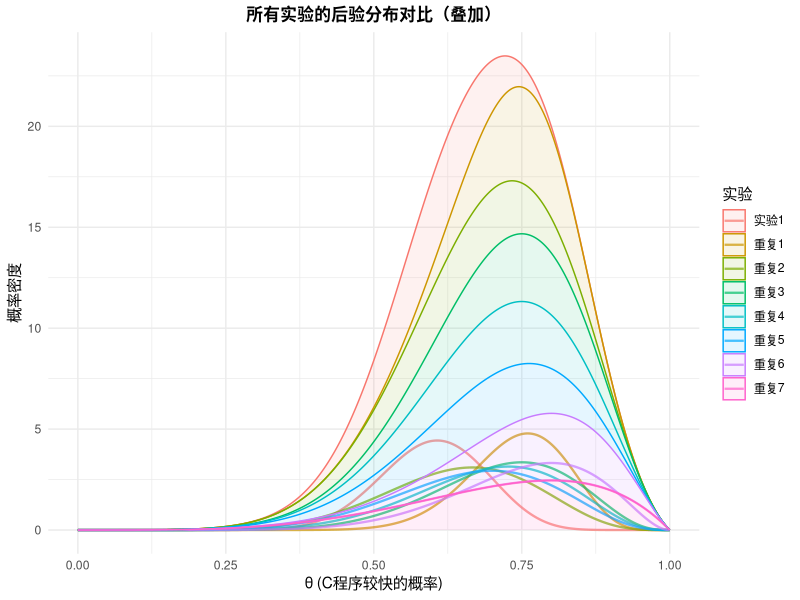
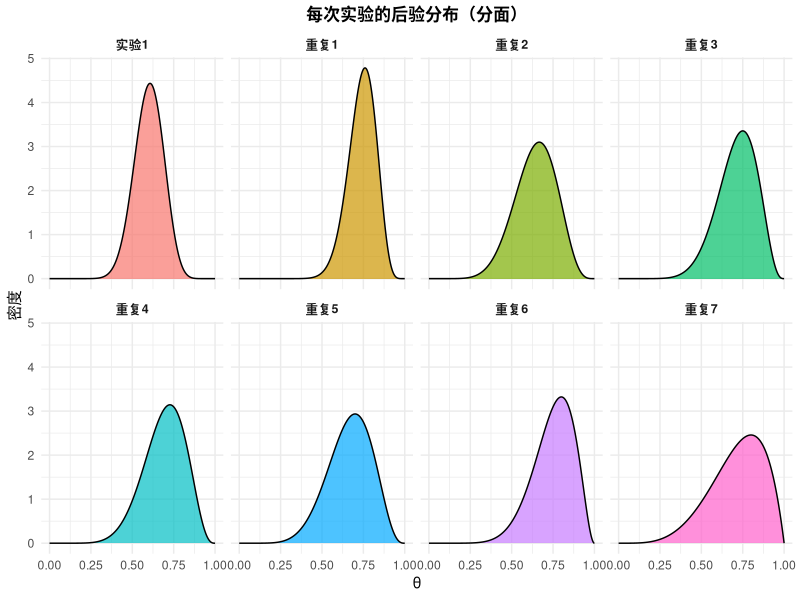
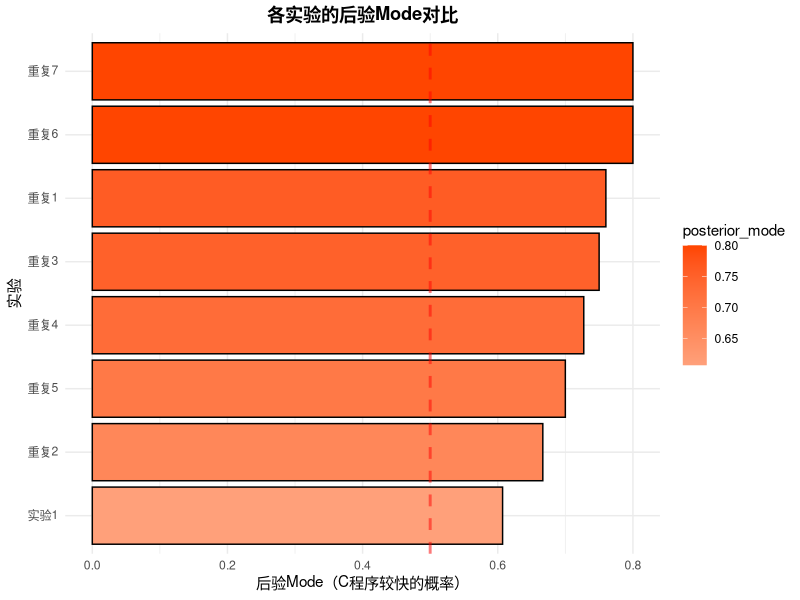
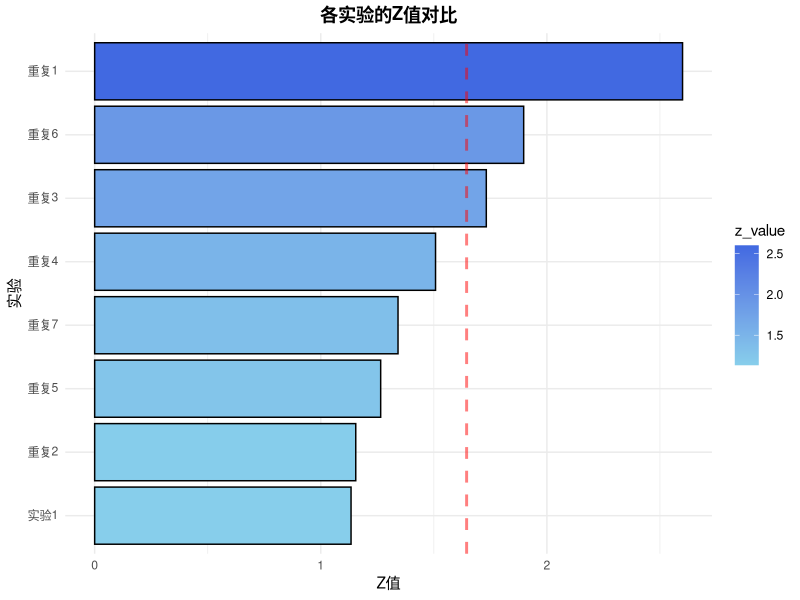
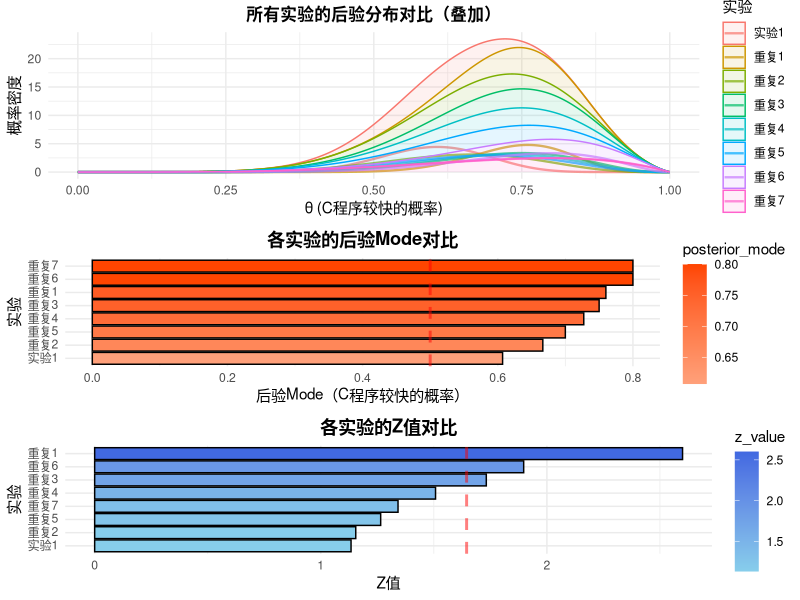
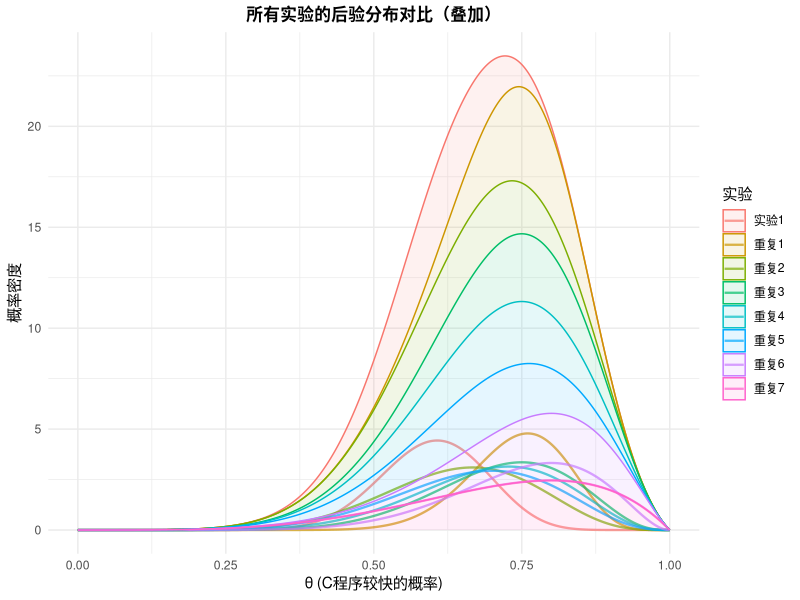
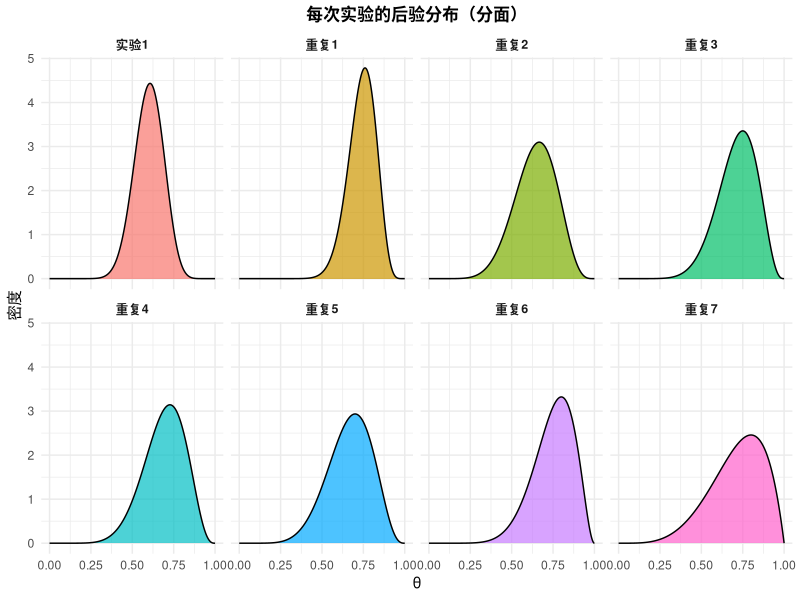
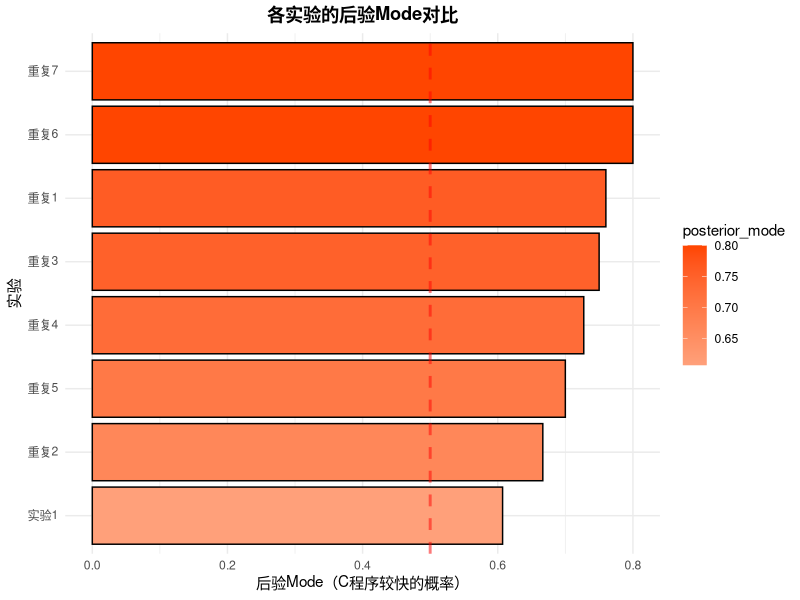

Reproduce these figures in R, in order.
# ╔═══════════════════════════════════════════════════════════════════╗
# ║     Erdogmus 7次重复实验 - 完整综合分析                           ║
# ║                                                                   ║
# ║ 包含三部分：                                                     ║
# ║ 1. 频率主义Z检验分析                                             ║
# ║ 2. 贝叶斯Beta-Bernoulli分析                                      ║
# ║ 3. 综合结果表格汇总                                              ║
# ║                                                                   ║
# ║ 依赖包：ggplot2, gridExtra, dplyr                                ║
# ╚═══════════════════════════════════════════════════════════════════╝

library(ggplot2)
library(gridExtra)
library(dplyr)

cat("\n╔═══════════════════════════════════════════════════════════════════╗\n")
cat("║           Erdogmus 7次重复实验 - 完整综合分析                   ║\n")
cat("║                                                                   ║\n")
cat("║  分析内容：                                                     ║\n")
cat("║  1️⃣  频率主义Z检验（Z值、p值、显著性判断）                   ║\n")
cat("║  2️⃣  贝叶斯分析（后验分布、Mode、95% HDI）                   ║\n")
cat("║  3️⃣  综合表格（包含所有关键统计量）                          ║\n")
cat("║  4️⃣  可视化图表（后验分布对比）                              ║\n")
cat("║                                                                   ║\n")
cat("╚═══════════════════════════════════════════════════════════════════╝\n\n")

# ========== 实验数据 ==========
experiments_data <- data.frame(
  exp_name = c("实验1", "重复1", "重复2", "重复3", "重复4", "重复5", "重复6", "重复7"),
  n = c(28, 25, 12, 12, 11, 10, 10, 5),
  x = c(17, 19, 8, 9, 8, 7, 8, 4),
  stringsAsFactors = FALSE
)

# 参数设定
p0 <- 0.5  # 零假设概率（无差异）
a_prior <- 1  # Beta先验参数（无信息先验）
b_prior <- 1

# ════════════════════════════════════════════════════════════════════
# 第一部分：频率主义Z检验分析
# ════════════════════════════════════════════════════════════════════

cat("■■■■■■■■■■■■■■■■■■■■■■■■■■■■■■■■■■■■■■■■■■■■■■■■■■■\n")
cat("第一部分：频率主义Z检验分析\n")
cat("■■■■■■■■■■■■■■■■■■■■■■■■■■■■■■■■■■■■■■■■■■■■■■■■■■■\n\n")

frequentist_results <- experiments_data %>%
  mutate(
    # 基本统计
    p_hat = x / n,
    p_pct = sprintf("%.2f%%", p_hat * 100),
    
    # Z检验
    se = sqrt(p0 * (1 - p0) / n),
    z_value = (p_hat - p0) / se,
    
    # p值（右尾）- 单侧检验（C比Python快）
    p_value_right = 1 - pnorm(z_value),
    
    # p值（双尾）- 仅供参考
    p_value_two = 2 * (1 - pnorm(abs(z_value))),
    
    # 显著性判断
    significant = ifelse(p_value_right < 0.05, "Yes", "No")
  )

# 打印频率主义结果
cat("频率主义Z检验结果表：\n\n")
freq_table <- frequentist_results %>%
  select(exp_name, n, x, p_pct, z_value, p_value_right, significant)
colnames(freq_table) <- c("表号", "N", "x", "x/N", "Z值", "p值(右尾)", "显著?")
print(freq_table)

cat("\n频率主义统计汇总：\n")
cat(sprintf("  Z值范围：%.4f ~ %.4f\n", min(frequentist_results$z_value), max(frequentist_results$z_value)))
cat(sprintf("  p值范围：%.4f ~ %.4f\n", min(frequentist_results$p_value_right), max(frequentist_results$p_value_right)))
cat(sprintf("  显著的实验：%d/8 (%.1f%%)\n", sum(frequentist_results$significant == "Yes"), 
            sum(frequentist_results$significant == "Yes")/8*100))
cat(sprintf("  平均Z值：%.4f\n", mean(frequentist_results$z_value)))
cat(sprintf("  平均p值：%.4f\n\n", mean(frequentist_results$p_value_right)))

# ════════════════════════════════════════════════════════════════════
# 第二部分：贝叶斯分析
# ════════════════════════════════════════════════════════════════════

cat("■■■■■■■■■■■■■■■■■■■■■■■■■■■■■■■■■■■■■■■■■■■■■■■■■■■\n")
cat("第二部分：贝叶斯Beta-Bernoulli分析\n")
cat("■■■■■■■■■■■■■■■■■■■■■■■■■■■■■■■■■■■■■■■■■■■■■■■■■■■\n\n")

bayesian_results <- experiments_data %>%
  mutate(
    # 后验参数
    a_posterior = a_prior + x,
    b_posterior = b_prior + (n - x),
    
    # 后验统计量
    posterior_mode = (a_posterior - 1) / (a_posterior + b_posterior - 2),
    posterior_mean = a_posterior / (a_posterior + b_posterior),
    
    # 后验HDI (95%)
    hdi_lower = qbeta(0.025, a_posterior, b_posterior),
    hdi_upper = qbeta(0.975, a_posterior, b_posterior),
    hdi_width = hdi_upper - hdi_lower,
    
    # 边际似然 p(D)
    p_D = beta(a_posterior, b_posterior) / beta(a_prior, b_prior)
  )

# 打印贝叶斯结果
cat("贝叶斯后验分析结果表：\n\n")
bayes_table <- bayesian_results %>%
  select(exp_name, n, x, a_posterior, b_posterior, posterior_mode, hdi_lower, hdi_upper)
colnames(bayes_table) <- c("表号", "N", "x", "后验a", "后验b", "Mode", "HDI_lower", "HDI_upper")
print(bayes_table)

cat("\n贝叶斯统计汇总：\n")
cat(sprintf("  Mode范围：%.4f ~ %.4f (%.2f%% ~ %.2f%%)\n", 
            min(bayesian_results$posterior_mode), max(bayesian_results$posterior_mode),
            min(bayesian_results$posterior_mode)*100, max(bayesian_results$posterior_mode)*100))
cat(sprintf("  Mode平均：%.4f (%.2f%%)\n", mean(bayesian_results$posterior_mode), 
            mean(bayesian_results$posterior_mode)*100))
cat(sprintf("  HDI平均宽度：%.4f\n", mean(bayesian_results$hdi_width)))
cat(sprintf("  HDI最窄：%.4f (N=%d)\n", min(bayesian_results$hdi_width), 
            bayesian_results$n[which.min(bayesian_results$hdi_width)]))
cat(sprintf("  HDI最宽：%.4f (N=%d)\n\n", max(bayesian_results$hdi_width),
            bayesian_results$n[which.max(bayesian_results$hdi_width)]))

# 逐个实验的详细输出
cat("各实验的贝叶斯分析详情：\n\n")
for(i in 1:nrow(bayesian_results)) {
  cat(sprintf("【%s】 N=%d, x=%d\n", bayesian_results$exp_name[i], 
              bayesian_results$n[i], bayesian_results$x[i]))
  cat(sprintf("  后验分布：Beta(%d, %d)\n", bayesian_results$a_posterior[i], 
              bayesian_results$b_posterior[i]))
  cat(sprintf("  Mode：%.4f  95%% HDI：[%.4f, %.4f]\n\n", 
              bayesian_results$posterior_mode[i],
              bayesian_results$hdi_lower[i],
              bayesian_results$hdi_upper[i]))
}

# ════════════════════════════════════════════════════════════════════
# 第三部分：综合结果表格
# ════════════════════════════════════════════════════════════════════

cat("■■■■■■■■■■■■■■■■■■■■■■■■■■■■■■■■■■■■■■■■■■■■■■■■■■■\n")
cat("第三部分：综合结果表格\n")
cat("■■■■■■■■■■■■■■■■■■■■■■■■■■■■■■■■■■■■■■■■■■■■■■■■■■■\n\n")

# 合并频率主义和贝叶斯结果
combined_results <- data.frame(
  "表号" = experiments_data$exp_name,
  "N" = experiments_data$n,
  "x" = experiments_data$x,
  "x/N" = frequentist_results$p_pct,
  "Z值" = round(frequentist_results$z_value, 4),
  "p值" = round(frequentist_results$p_value_right, 4),
  "后验Beta" = sprintf("(%d,%d)", bayesian_results$a_posterior, bayesian_results$b_posterior),
  "Mode" = round(bayesian_results$posterior_mode, 4),
  "95%HDI" = sprintf("[%.3f,%.3f]", bayesian_results$hdi_lower, bayesian_results$hdi_upper),
  check.names = FALSE
)

cat("完整综合表格：\n\n")
print(combined_results)

# 保存综合表格为CSV
write.csv(combined_results, "Erdogmus_综合分析结果表.csv", row.names = FALSE, fileEncoding = "UTF-8")
cat("\n✓ 已保存为CSV：Erdogmus_综合分析结果表.csv\n\n")

# 详细表格（包含所有中间量）
detailed_results <- data.frame(
  "表号" = experiments_data$exp_name,
  "N" = experiments_data$n,
  "x" = experiments_data$x,
  "样本比例" = frequentist_results$p_pct,
  "SE" = round(frequentist_results$se, 6),
  "Z值" = round(frequentist_results$z_value, 4),
  "p值(右尾)" = round(frequentist_results$p_value_right, 4),
  "p值(双尾)" = round(frequentist_results$p_value_two, 4),
  "显著?" = frequentist_results$significant,
  "后验Beta" = sprintf("(%d,%d)", bayesian_results$a_posterior, bayesian_results$b_posterior),
  "Mode" = round(bayesian_results$posterior_mode, 4),
  "Mode%" = sprintf("%.2f%%", bayesian_results$posterior_mode * 100),
  "HDI下界" = round(bayesian_results$hdi_lower, 4),
  "HDI上界" = round(bayesian_results$hdi_upper, 4),
  "HDI宽度" = round(bayesian_results$hdi_width, 4),
  "p(D)" = sprintf("%.2e", bayesian_results$p_D),
  check.names = FALSE
)

cat("详细数据表（包含所有中间量）：\n\n")
print(detailed_results)

write.csv(detailed_results, "Erdogmus_详细分析数据.csv", row.names = FALSE, fileEncoding = "UTF-8")
cat("\n✓ 已保存为CSV：Erdogmus_详细分析数据.csv\n\n")

# ════════════════════════════════════════════════════════════════════
# 第四部分：可视化
# ════════════════════════════════════════════════════════════════════

cat("■■■■■■■■■■■■■■■■■■■■■■■■■■■■■■■■■■■■■■■■■■■■■■■■■■■\n")
cat("第四部分：生成可视化图表\n")
cat("■■■■■■■■■■■■■■■■■■■■■■■■■■■■■■■■■■■■■■■■■■■■■■■■■■■\n\n")

# 生成后验分布数据
theta <- seq(0, 1, length.out = 1000)
posterior_data_list <- list()

for(i in 1:nrow(bayesian_results)) {
  posterior <- dbeta(theta, bayesian_results$a_posterior[i], bayesian_results$b_posterior[i])
  posterior_data_list[[i]] <- data.frame(
    theta = theta,
    density = posterior,
    exp_name = bayesian_results$exp_name[i]
  )
}

posterior_data <- do.call(rbind, posterior_data_list)

# 图1：后验分布叠加
p1 <- ggplot(posterior_data, aes(x = theta, y = density, color = exp_name, fill = exp_name)) +
  geom_line(linewidth = 0.8, alpha = 0.7) +
  geom_area(alpha = 0.1) +
  xlim(0, 1) +
  labs(title = "所有实验的后验分布对比（叠加）",
       x = "θ (C程序较快的概率)",
       y = "概率密度",
       color = "实验",
       fill = "实验") +
  theme_minimal() +
  theme(plot.title = element_text(hjust = 0.5, face = "bold", size = 12),
        legend.position = "right")

# 图2：后验分布分面
p2 <- ggplot(posterior_data, aes(x = theta, y = density, fill = exp_name)) +
  geom_area(alpha = 0.7) +
  geom_line(color = "black", linewidth = 0.5) +
  facet_wrap(~exp_name, ncol = 4) +
  xlim(0, 1) +
  labs(title = "每次实验的后验分布（分面）",
       x = "θ",
       y = "密度") +
  theme_minimal() +
  theme(plot.title = element_text(hjust = 0.5, face = "bold", size = 12),
        legend.position = "none",
        strip.text = element_text(face = "bold", size = 9))

# 图3：Mode对比
p3 <- ggplot(bayesian_results, aes(x = reorder(exp_name, posterior_mode), 
                                   y = posterior_mode, fill = posterior_mode)) +
  geom_bar(stat = "identity", color = "black", linewidth = 0.5) +
  geom_hline(yintercept = 0.5, linetype = "dashed", color = "red", linewidth = 1, alpha = 0.5) +
  scale_fill_gradient(low = "#FFA07A", high = "#FF4500") +
  coord_flip() +
  labs(title = "各实验的后验Mode对比",
       x = "实验",
       y = "后验Mode（C程序较快的概率）") +
  theme_minimal() +
  theme(plot.title = element_text(hjust = 0.5, face = "bold"),
        legend.position = "right")

# 图4：Z值对比
p4 <- ggplot(frequentist_results, aes(x = reorder(exp_name, z_value), 
                                      y = z_value, fill = z_value)) +
  geom_bar(stat = "identity", color = "black", linewidth = 0.5) +
  geom_hline(yintercept = 1.645, linetype = "dashed", color = "red", linewidth = 1, alpha = 0.5) +
  scale_fill_gradient(low = "#87CEEB", high = "#4169E1") +
  coord_flip() +
  labs(title = "各实验的Z值对比",
       x = "实验",
       y = "Z值") +
  theme_minimal() +
  theme(plot.title = element_text(hjust = 0.5, face = "bold"),
        legend.position = "right")

# 生成并显示所有图表
cat("生成后验分布叠加图...\n")
print(p1)
ggsave("01_后验分布叠加.png", p1, width = 12, height = 6, dpi = 300)

cat("生成后验分布分面图...\n")
print(p2)
ggsave("02_后验分布分面.png", p2, width = 14, height = 8, dpi = 300)

cat("生成Mode对比图...\n")
print(p3)
ggsave("03_Mode对比.png", p3, width = 10, height = 6, dpi = 300)

cat("生成Z值对比图...\n")
print(p4)
ggsave("04_Z值对比.png", p4, width = 10, height = 6, dpi = 300)

# 综合图表
combined_plot <- gridExtra::grid.arrange(p1, p3, p4, ncol = 1, heights = c(1.2, 1, 1))
cat("生成综合汇总图...\n")
print(combined_plot)
ggsave("05_综合汇总图.png", combined_plot, width = 12, height = 12, dpi = 300)

cat("\n✓ 所有可视化图表已生成并保存\n\n")

# ════════════════════════════════════════════════════════════════════
# 总结
# ════════════════════════════════════════════════════════════════════

cat("╔═══════════════════════════════════════════════════════════════════╗\n")
cat("║                     分析完成总结                                  ║\n")
cat("╚═══════════════════════════════════════════════════════════════════╝\n\n")

cat("生成的输出文件：\n\n")
cat("📊 CSV数据表：\n")
cat("  ✓ Erdogmus_综合分析结果表.csv (推荐)\n")
cat("  ✓ Erdogmus_详细分析数据.csv\n\n")

cat("📈 可视化图表：\n")
cat("  ✓ 01_后验分布叠加.png\n")
cat("  ✓ 02_后验分布分面.png\n")
cat("  ✓ 03_Mode对比.png\n")
cat("  ✓ 04_Z值对比.png\n")
cat("  ✓ 05_综合汇总图.png\n\n")

cat("主要统计结果：\n\n")
cat("频率主义（Z检验）：\n")
cat(sprintf("  • Z值平均：%.4f\n", mean(frequentist_results$z_value)))
cat(sprintf("  • p值平均：%.4f\n", mean(frequentist_results$p_value_right)))
cat(sprintf("  • 显著实验：%d/8 (%.1f%%)\n\n", 
            sum(frequentist_results$significant == "Yes"),
            sum(frequentist_results$significant == "Yes")/8*100))

cat("贝叶斯分析：\n")
cat(sprintf("  • Mode平均：%.4f (%.2f%%)\n", mean(bayesian_results$posterior_mode),
            mean(bayesian_results$posterior_mode)*100))
cat(sprintf("  • HDI平均宽度：%.4f\n", mean(bayesian_results$hdi_width)))
cat(sprintf("  • Mode范围：%.4f ~ %.4f\n\n", 
            min(bayesian_results$posterior_mode),
            max(bayesian_results$posterior_mode)))

cat("════════════════════════════════════════════════════════════════════\n")
cat("✨ 完整分析已完成！所有结果已保存。\n\n")
